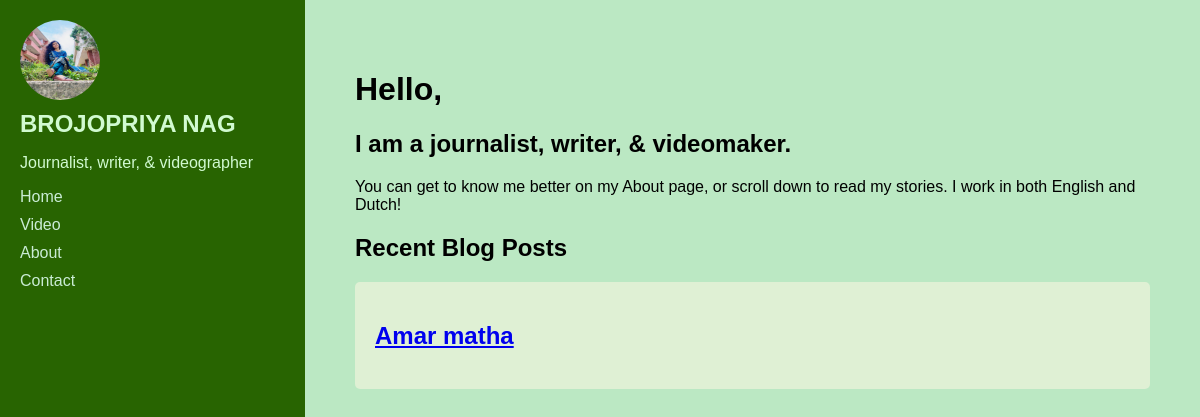
/portfolio/, run on an earlier commit of the app's database.
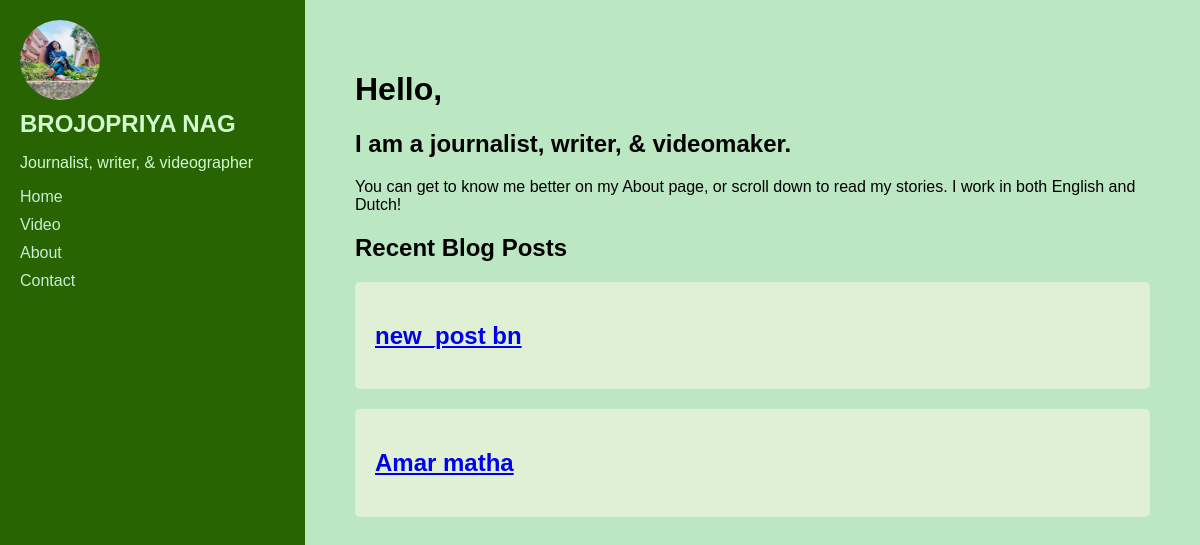
And on a later commit of the database.
### post/models.py (models this page shows)
class Post(models.Model):
    title= models.CharField(max_length=60)
    content = models.TextField()
    publish_date= models.DateField()

### post/views.py (the view)
# urls.py: path('portfolio/',portfolio_view),
def portfolio_view(request):
    portfolio_data= Post.objects.all().order_by('-id')[:3]
    context={
        "data":portfolio_data
    }
    return render(request,"portfolio.html",context)

### templates/portfolio.html (shortened to what this page needs)
<!DOCTYPE html>
<html lang="en">
<head>
</head>
<body>
    <div class="sidebar">
        <img src="profile.jpg" alt="Profile Picture">
        <h2>BROJOPRIYA NAG</h2>
        <p>Journalist, writer, & videographer</p>
        <a href="#">Home</a>
        <a href="#">Video</a>
        <a href="#">About</a>
        <a href="#">Contact</a>
    </div>
    <div class="content">
        <h1>Hello,</h1>
        <h2>I am a journalist, writer, & videomaker.</h2>
        <p>You can get to know me better on my About page, or scroll down to read my stories. I work in both English and Dutch!</p>
         <section id="blog">
        <h2>Recent Blog Posts</h2>
        {% for post in data %}
        <div class="article">
            <a href="http://127.0.0.1:8000/post_page/{{post.id}}" >
                <h2>{{ post.title }}</h2>
            </a>
        </div>
    {% endfor %}
    </section>
    </div>
</body>
</html>

### templates/portfolio.html (style rules this page uses)
body { display: flex; margin: 0; font-family: Arial, sans-serif; }
.sidebar { width: 25%; background: rgb(40, 100, 1); color: rgb(209, 250, 209); padding: 20px; height: 100vh; }
.sidebar img { width: 80px; height: 80px; border-radius: 50%; display: block; margin-bottom: 10px; }
.sidebar h2 { margin: 0; }
.sidebar a { display: block; color: rgb(202, 236, 213); text-decoration: none; margin-top: 10px; }
.content { width: 75%; padding: 50px; background: #bbe8c3; }
.article { background: rgb(223, 240, 212); padding: 20px; margin-bottom: 20px; border-radius: 5px; }

What changed in the data, as far as the page shows it:
added Post: title "new_post bn"
